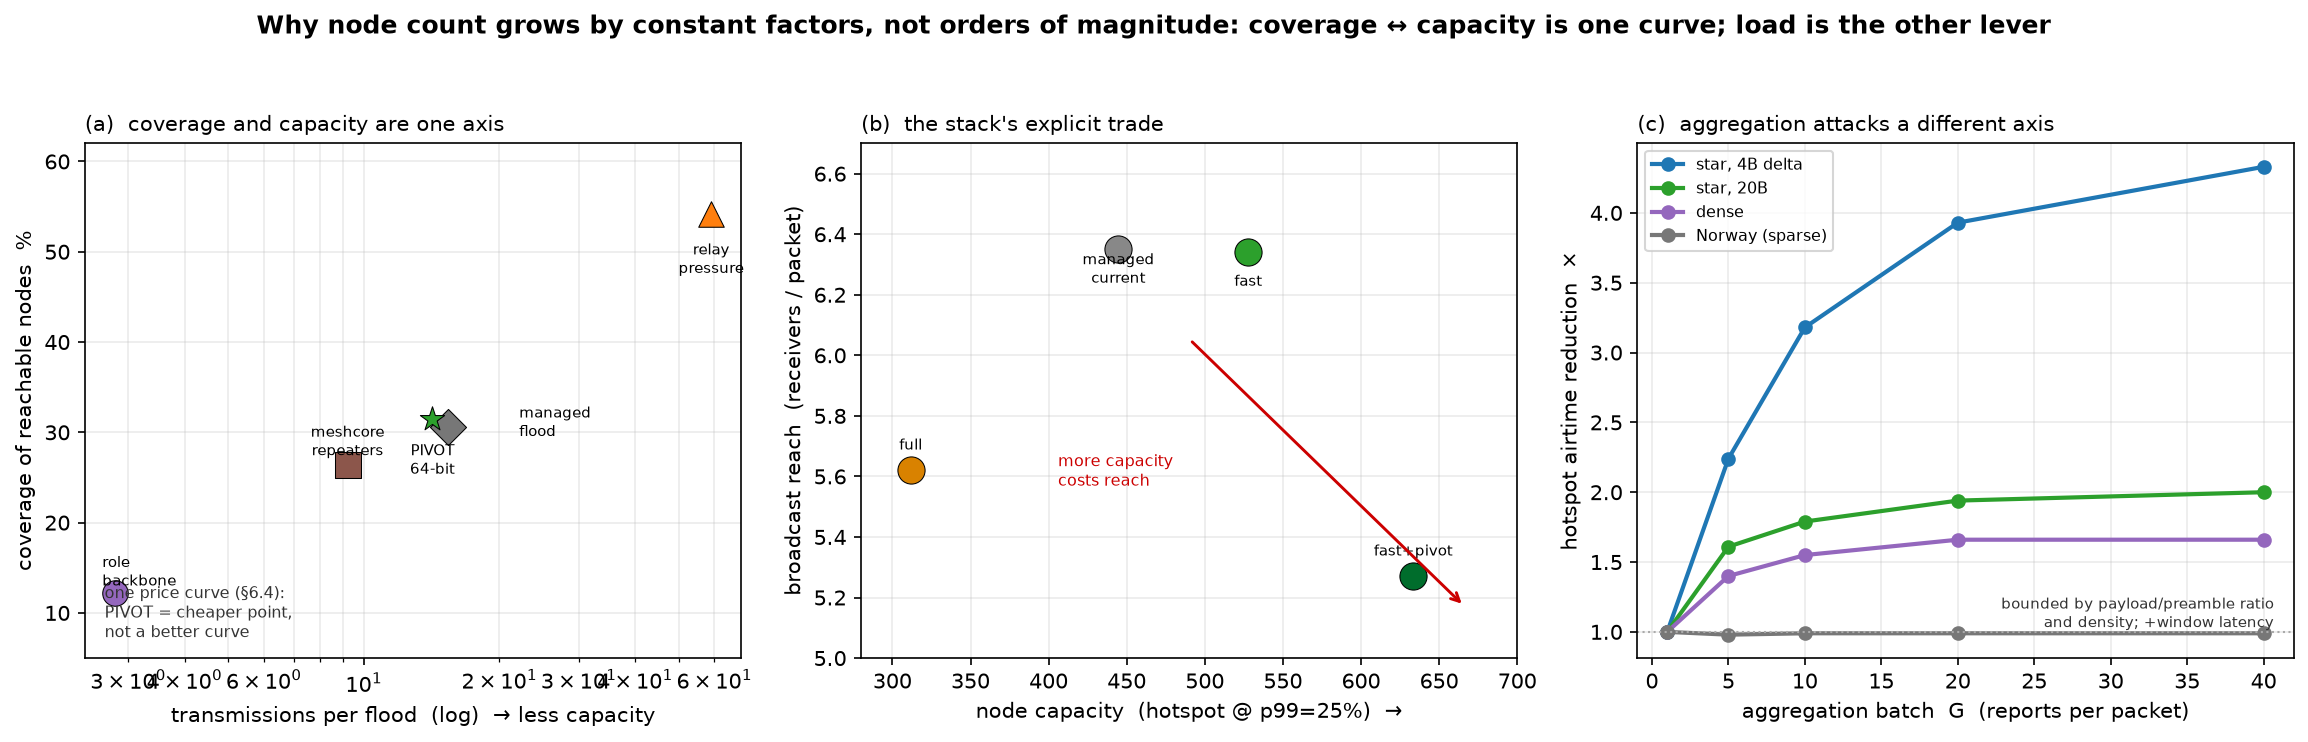

Python code for this plot:
"""Figure: the coverage / capacity / load tension.

(a) Coverage and capacity are the SAME axis: every broadcast policy is a
    point on one airtime->coverage price curve (Norway). PIVOT buys a cheaper
    point (less airtime, hence more node capacity) at less coverage; relay
    pressure buys the opposite. No scheme escapes the curve.
(b) The integrated stack makes the trade explicit: fast+PIVOT raises node
    capacity but lowers broadcast reach; full mode raises reliability but
    cuts capacity. Three knobs, one frontier.
(c) Aggregation is a DIFFERENT axis -- it cuts offered load, not per-packet
    cost -- but its gain is bounded by payload/preamble ratio and by density:
    big in dense/star with small reports, ~nothing on sparse Norway.
"""
import csv

import matplotlib
matplotlib.use("Agg")
import matplotlib.pyplot as plt


def load(path):
    return list(csv.DictReader(open(path)))


def crossing(xs, ys, target=25.0):
    for x1, x2, y1, y2 in zip(xs, xs[1:], ys, ys[1:]):
        if y1 <= target < y2:
            return x1 + (target - y1) * (x2 - x1) / (y2 - y1)
    return None


fig, (axa, axb, axc) = plt.subplots(1, 3, figsize=(15.5, 4.9))

# ---- (a) one price curve ----
piv = [r for r in load("pivot_multinet.csv") if r["network"] == "norway"]
pts = {
    "role backbone": ("#9467bd", "o", (-6, 10), "left"),
    "meshcore repeaters": ("#8c564b", "s", (0, 11), "center"),
    "managed flood": ("#777777", "D", (34, 2), "left"),
    "PIVOT 64-bit": ("#2ca02c", "*", (0, -20), "center"),
    "relay pressure": ("#ff7f0e", "^", (0, -22), "center"),
}
for r in piv:
    if r["proto"] not in pts:
        continue
    c, m, off, ha = pts[r["proto"]]
    x, y = float(r["tx_per_flood"]), float(r["cover_reachable"])
    axa.scatter(x, y, c=c, marker=m, s=150, zorder=3, edgecolor="k", lw=0.5)
    axa.annotate(r["proto"].replace(" ", "\n"), (x, y), fontsize=7.4,
                 ha=ha, va="center", xytext=off, textcoords="offset points")
axa.set_xscale("log")
axa.set_ylim(5, 62)
axa.set_xlabel("transmissions per flood  (log)  \u2192 less capacity")
axa.set_ylabel("coverage of reachable nodes  %")
axa.set_title("(a)  coverage and capacity are one axis", loc="left", fontsize=10)
axa.grid(alpha=0.25, which="both")
axa.text(0.03, 0.03, "one price curve (\u00a76.4):\nPIVOT = cheaper point,\nnot a better curve",
         transform=axa.transAxes, fontsize=7.8, va="bottom", color="#333")

# ---- (b) integrated stack trade ----
cap = load("integrated_stack_capacity.csv")
policies = [("managed current", "#888888"), ("integrated fast", "#2ca02c"),
            ("integrated fast+pivot", "#006d2c"), ("integrated full", "#d98200")]
for name, color in policies:
    prows = [r for r in cap if r["policy"] == name]
    nodes = [int(r["equiv_nodes"]) for r in prows]
    p99 = [float(r["p99_util"]) for r in prows]
    hot = crossing(nodes, p99)
    rxb = float(next(r for r in prows if float(r["scale"]) == 1.0)["receivers_per_broadcast"])
    off = (0, -16) if rxb > 6.0 else (0, 10)
    if hot:
        axb.scatter(hot, rxb, c=color, s=170, zorder=3, edgecolor="k", lw=0.5)
        axb.annotate(name.replace("integrated ", "").replace(" ", "\n"),
                     (hot, rxb), fontsize=7.4, ha="center",
                     xytext=off, textcoords="offset points")
axb.set_xlabel("node capacity  (hotspot @ p99=25%)  \u2192")
axb.set_ylabel("broadcast reach  (receivers / packet)")
axb.set_title("(b)  the stack's explicit trade", loc="left", fontsize=10)
axb.set_ylim(5.0, 6.7)
axb.set_xlim(280, 700)
axb.grid(alpha=0.25)
axb.annotate("", xy=(0.92, 0.10), xytext=(0.5, 0.62), xycoords="axes fraction",
             arrowprops=dict(arrowstyle="->", color="#c00", lw=1.4))
axb.text(0.30, 0.40, "more capacity\ncosts reach", transform=axb.transAxes,
         fontsize=7.8, color="#c00", va="top")

# ---- (c) aggregation: a different axis ----
agg = load("aggregate_results.csv")
worlds = {
    "STAR (1 hub + 100 leaves, 4B delta reports)": ("#1f77b4", "star, 4B delta"),
    "STAR (1 hub + 100 leaves, 20B reports)": ("#2ca02c", "star, 20B"),
    "DENSE (3x20 cliques + bridges)": ("#9467bd", "dense"),
    "NORWAY replay (sparse organic)": ("#777777", "Norway (sparse)"),
}
for world, (color, label) in worlds.items():
    wr = [r for r in agg if r["world"] == world]
    if not wr:
        continue
    G = [int(r["G"]) for r in wr]
    hd = [float(r["hotspot_drop"]) for r in wr]
    axc.plot(G, hd, "o-", color=color, lw=2, label=label)
axc.axhline(1.0, color="#aaa", ls=":", lw=1)
axc.set_xlabel("aggregation batch  G  (reports per packet)")
axc.set_ylabel("hotspot airtime reduction  \u00d7")
axc.set_title("(c)  aggregation attacks a different axis", loc="left", fontsize=10)
axc.legend(fontsize=7.6, loc="upper left")
axc.grid(alpha=0.25)
axc.text(0.97, 0.05, "bounded by payload/preamble ratio\nand density; +window latency",
         transform=axc.transAxes, fontsize=7.4, ha="right", va="bottom", color="#333")

fig.suptitle("Why node count grows by constant factors, not orders of magnitude: "
             "coverage \u2194 capacity is one curve; load is the other lever",
             fontsize=12, fontweight="bold", y=1.00)
fig.tight_layout(rect=(0, 0, 1, 0.96))
fig.savefig("fig_tension.png", dpi=150, bbox_inches="tight")
print("wrote fig_tension.png")
